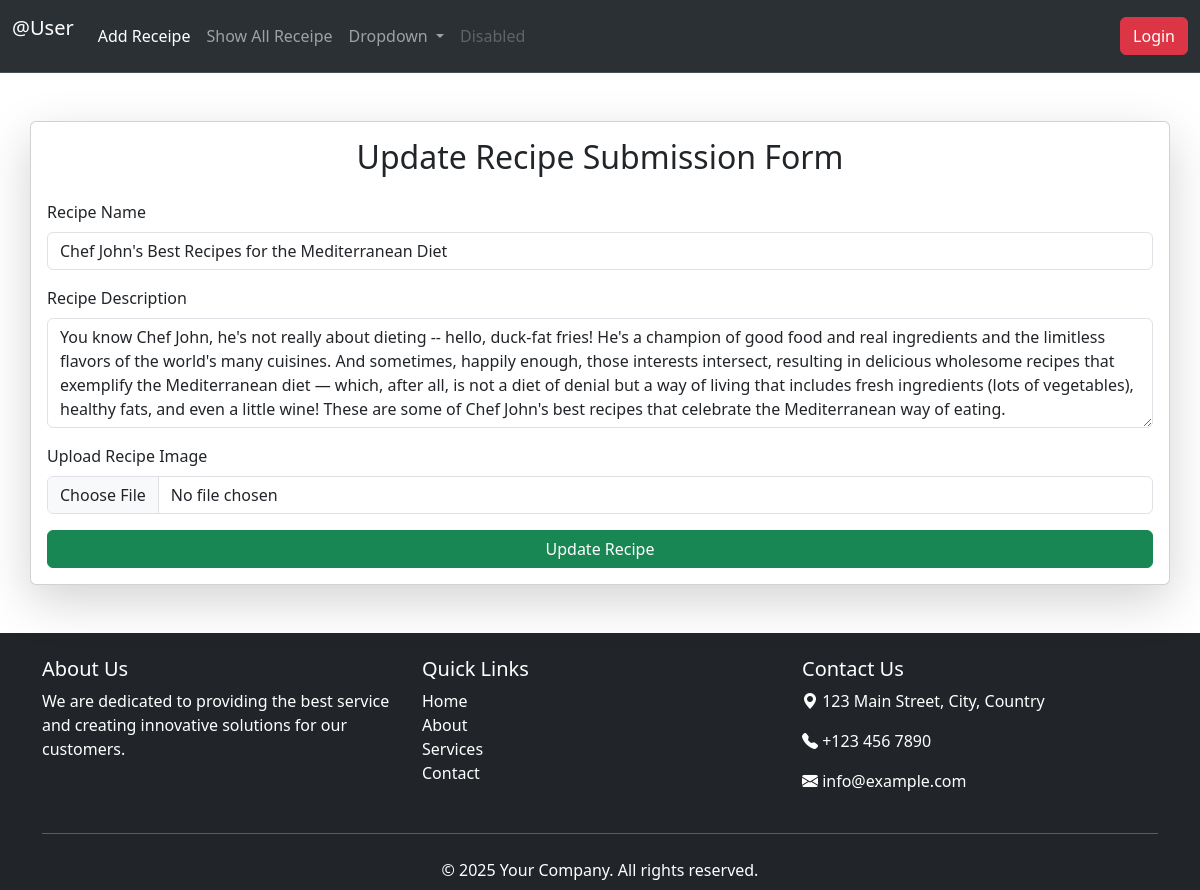
Page /update-receipe/13/ on the committed database.
### vege/models.py (models this page shows, shortened)
class Receipe(models.Model):
    user = models.ForeignKey(User , on_delete=models.CASCADE , null=True , blank=True)
    receipe_name = models.CharField(max_length=500)
    receipe_description  = models.TextField()
    receipe_image = models.ImageField(upload_to="Image-receipe")
    receipe_view_count = models.IntegerField(default=1)
    is_deleted = models.BooleanField(default=False)
    objects = ReceipeManager()
    admin_objects = models.Manager()

### vege/views.py (the view, shortened to what this page needs)
# urls.py: path('update-receipe/<id>/' , views.update_receipe , name="update_receipe"),
def update_receipe(request , id):
    queryset=Receipe.objects.get(id = id)
    context={'receipe':queryset}
    return render(request , 'update.html' , context )

### vege/models.py (called while the page is built)
    def get_queryset(self):
        return super().get_queryset().filter(is_deleted = False)

### templates/update.html (shortened to what this page needs)
{% extends "base.html" %}
{% block body %}
<div class="container my-5 card p-3 shadow-lg">
    <h2 class="text-center mb-4">Update Recipe Submission Form</h2>
    <form  method="POST" enctype="multipart/form-data" >
      <div class="mb-3">
        <label for="recipeName" class="form-label">Recipe Name</label>
        <input type="text" class="form-control" value="{{receipe.receipe_name}}" id="recipeName" name="recipeName" placeholder="Enter the recipe name" required>
      </div>
      <div class="mb-3">
        <label for="recipeDescription" class="form-label">Recipe Description</label>
        <textarea class="form-control" id="recipeDescription" name="recipeDescription" rows="4" placeholder="Write a brief description of the recipe" required>{{receipe.receipe_description}}</textarea>
      </div>
      <div class="mb-3">
        <label for="recipeImage" class="form-label">Upload Recipe Image</label>
        <input type="file" class="form-control" id="recipeImage" name="recipeImage" accept="image/*" >
      </div>
      <button type="submit" class="btn btn-success w-100">Update Recipe</button>
    </form>
  </div>
{% endblock body %}

### rows in the picture
Receipe: recipeName "Chef John's Best Recipes for the Mediterranean Diet", recipeDescription "You know Chef John, he's not really about dieting -- hello, duck-fat fries! He's a champion of good food and real ingredients and the limitless flavors of the world's many cuisines. And sometimes, happily enough, those interests intersect, resulting in delicious wholesome recipes that exemplify the Mediterranean diet — which, after all, is not a diet of denial but a way of living that includes fresh ingredients (lots of vegetables), healthy fats, and even a little wine! These are some of Chef John's best recipes that celebrate the Mediterranean way of eating."
